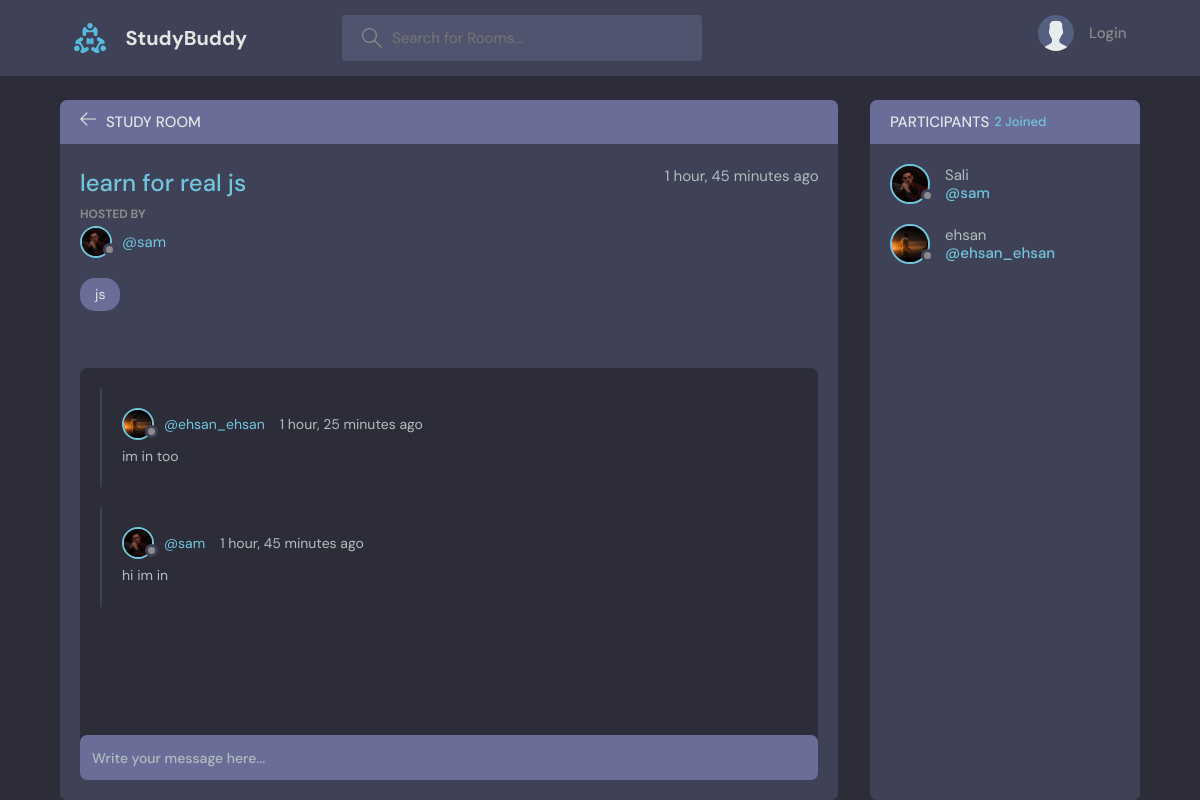
Page /room/2/ on the committed database.
### base/models.py (models this page shows, shortened)
class Room(models.Model):
     host = models.ForeignKey(User,on_delete=models.SET_NULL,null=True)
     topic= models.ForeignKey(Topic, on_delete=models.SET_NULL,null=True)
     name = models.CharField(max_length=200)
     description = models.TextField(null=True,blank=True)
     participants =models.ManyToManyField(User,related_name='participants',blank=True)
     updated = models.DateTimeField(auto_now=True)
     created = models.DateTimeField(auto_now_add=True)
     class Meta:
         ordering = ['-updated','-created']

class User(AbstractUser):
    name = models.CharField(max_length=200, null=True)
    email = models.EmailField(unique=True)
    bio = models.TextField(null=True)
    avatar = models.ImageField(null=True, default="avatar.svg")
    USERNAME_FIELD = 'email'
    REQUIRED_FIELDS = []

class Topic(models.Model):
     name=models.CharField(max_length=200)
     def __str__(self):
         return self.name

class Message(models.Model):
     user = models.ForeignKey(User, on_delete=models.CASCADE)
     room = models.ForeignKey(Room, on_delete=models.CASCADE)
     body = models.TextField()
     updated = models.DateTimeField(auto_now=True)
     created = models.DateTimeField(auto_now_add=True)
     class Meta:
         ordering = ['-updated','-created']

### base/views.py (the view)
# urls.py: path('room/<str:pk>/',views.room,name='room'),
def room(request, pk):
    room = Room.objects.get(id=pk)
    room_messages = room.message_set.all().order_by('-created')
    participants = room.participants.all()
    if request.method == 'POST':
        form = MessageForm(request.POST)
        if form.is_valid():
            message = form.save(commit=False)
            message.user = request.user
            message.room = room
            message.save()
            room.participants.add(request.user)
            return redirect('room', pk=room.id)
    else:
        form = MessageForm()
    context = {'room': room, 'room_messages': room_messages, 'participants': participants, 'form': form}
    return render(request, 'base/room.html', context)

### base/models.py
class MessageForm(forms.ModelForm):
     class Meta:
         model = Message
         fields = ['body']
         widgets = {
             'body': forms.Textarea(attrs={'placeholder': 'Write your message here...', 'required': True}),
         }

### base/templates/base/room.html (shortened to what this page needs)
{% extends 'main.html' %}
{% block content %}
<main class="profile-page layout layout--2">
      <div class="container">
        <div class="room">
          <div class="room__top">
            <div class="room__topLeft">
              <a href="{% url 'home' %}">
                 <svg version="1.1" xmlns="http://www.w3.org/2000/svg" width="32" height="32" viewBox="0 0 32 32">
                  <title>arrow-left</title>
                  <path
                    d="M13.723 2.286l-13.723 13.714 13.719 13.714 1.616-1.611-10.96-10.96h27.625v-2.286h-27.625l10.965-10.965-1.616-1.607z"
                  ></path>
                  </svg>
              </a>
              <h3>Study Room</h3>
            </div>
          </div>
          <div class="room__box scroll">
            <div class="room__header scroll">
              <div class="room__info">
                <h3>{{ room.name }}</h3>
                <span>{{ room.created|timesince }} ago</span>
              </div>
              <div class="room__hosted">
                <p>Hosted By</p>
                <a href="{% url 'user-profile' room.host.id %}" class="room__author">
                  <div class="avatar avatar--small">
                    <img src="{{ room.host.avatar.url }}" />
                  </div>
                  <span>@{{ room.host.username }}</span>
                </a>
              </div>
              <span class="room__topics">{{ room.topic }}</span>
            </div>
            <div class="room__conversation">
              <div class="threads scroll">
                {% for message in room_messages %}
                <div class="thread">
                  <div class="thread__top">
                    <div class="thread__author">
                      <a href="{% url 'user-profile' message.user.id %}" class="thread__authorInfo">
                        <div class="avatar avatar--small">
                          <img src="{{ message.user.avatar.url }}" />
                        </div>
                        <span>@{{  message.user.username }}</span>
                      </a>
                      <span class="thread__date">{{ message.created|timesince }} ago</span>
                    </div>
                  </div>
                  <div class="thread__details">
                      {{ message.body }}
                  </div>
                </div>
                {% endfor %}
              </div>
            </div>
          </div>
          <div class="room__message">
            <form method="POST" action="">
            <input type="text" name="body" placeholder="Write your message here..." /></form>
          </div>
        </div>
        <div class="participants">
          <h3 class="participants__top">Participants <span>{{participants.count}} Joined</span></h3>
          <div class="participants__list scroll">
            {% for user in participants %}
            <a href="{% url 'user-profile' user.id %}" class="participant">
              <div class="avatar avatar--medium">
                <img src="{{ user.avatar.url }}" />
              </div>
              <p>
                {{ user.name }}
                <span>@{{ user.username }}</span>
              </p>
            </a>
            {% endfor %}
          </div>
        </div>
      </div>
    </main>
{% endblock content %}

### rows in the picture
Room: name "learn for real js", created "1 hour, 45 minutes", host.avatar (picture), host.username "sam", topic "js"
Message: user.avatar (picture), user.username "ehsan_ehsan", created "1 hour, 25 minutes", body "im in too"
Message: user.avatar (picture), user.username "sam", created "1 hour, 45 minutes", body "hi im in"
User: avatar (picture), name "Sali", username "sam"
User: avatar (picture), name "ehsan", username "ehsan_ehsan"

### other values in the picture
{{ participants.count }} "2"
